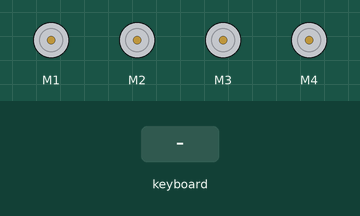
Recording of a program running on a simulated Raspberry Pi (BCM pin numbers). Parts: 4 × DC motor (green arrow = forward, orange = backward, longer = faster). The test bench sets the inputs (shaded band). Motors are numbered in the order the program creates them (left before right in a Robot).

Above: at 1.2 s.
1.3 s: key up typed on the keyboard
At 1.45 s:
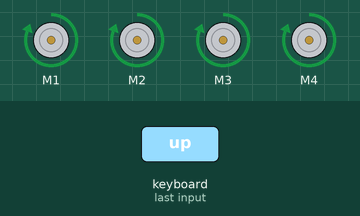
3.1 s: key down typed on the keyboard
At 3.25 s:
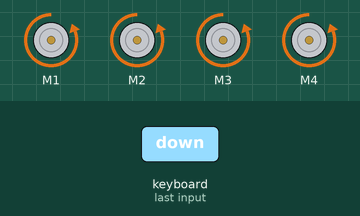
4.9 s: key left typed on the keyboard
At 5.05 s:
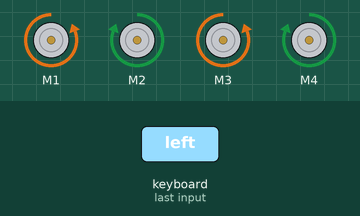
6.7 s: key right typed on the keyboard
At 6.85 s:
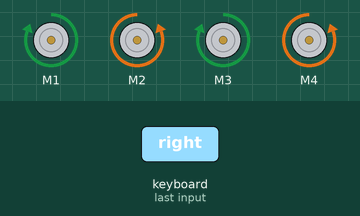
Timing chart, 0 to 9.5 s (numbered marks = the images above; inputs shaded):
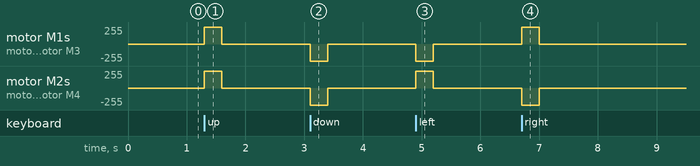

The program:

control_robot.py
```python
from gpiozero import Motor
import curses

flmotor = Motor(forward=16, backward=17)
frmotor = Motor(forward=18, backward=13)
blmotor = Motor(forward=9, backward=11)
brmotor = Motor(forward=10, backward=12)

def left():
#    print('Left ...')
    flmotor.backward()
    frmotor.forward()
    blmotor.backward()
    brmotor.forward()

def right():
#    print('Right ...')
    flmotor.forward()
    frmotor.backward()
    blmotor.forward()
    brmotor.backward()

def forward():
#    print('Forwarding ...')
    flmotor.forward()
    frmotor.forward()
    blmotor.forward()
    brmotor.forward()

def reverse():
#    print('Reversing ...')
    flmotor.backward()
    frmotor.backward()
    blmotor.backward()
    brmotor.backward()

def stop():
#    print('Stopping ...')
    flmotor.stop()
    frmotor.stop()
    blmotor.stop()
    brmotor.stop()

actions = {
    curses.KEY_UP:    forward,
    curses.KEY_DOWN:  reverse,
    curses.KEY_LEFT:  left,
    curses.KEY_RIGHT: right,
}

def main(window):
    next_key = None
    while True:
        curses.halfdelay(1)
        if next_key is None:
            key = window.getch()
        else:
            key = next_key
            next_key = None
        if key != -1:
            # KEY PRESSED
            curses.halfdelay(3)
            action = actions.get(key)
            if action is not None:
                action()
            next_key = key
            while next_key == key:
                next_key = window.getch()
            # KEY RELEASED
            stop()

curses.wrapper(main)
```

Measured:
- after the input at 1.3 s, motor M1–4: stopped → forward 255/255 at once, → stopped 0.30 s later
- after the input at 3.1 s, motor M1–4: stopped → backward 255/255 at once, → stopped 0.30 s later
- after the input at 4.9 s, motor M1, motor M3: stopped → backward 255/255 at once, → stopped 0.30 s later; motor M2, motor M4: stopped → forward 255/255 at once, → stopped 0.30 s later
- after the input at 6.7 s, motor M1, motor M3: stopped → forward 255/255 at once, → stopped 0.30 s later; motor M2, motor M4: stopped → backward 255/255 at once, → stopped 0.30 s later
